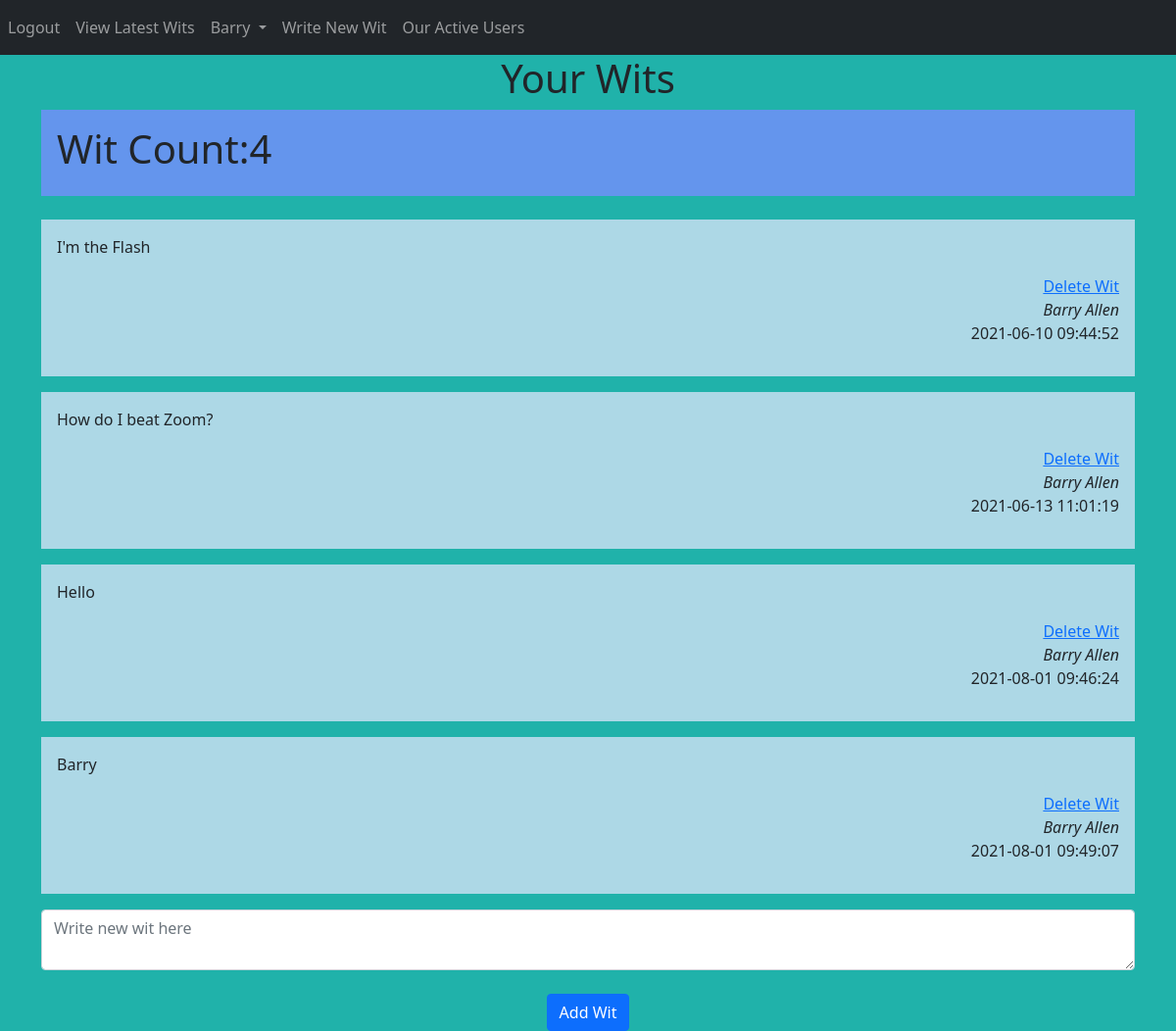
The page /writeBlog (signed in) on the database its author committed.
### Website/models.py (models this page shows)
class User(db.Model,UserMixin):
    id=db.Column(db.Integer,primary_key=True)
    email=db.Column(db.String(100),unique=True)
    phoneNumber=db.Column(db.String(10),unique=True)
    password=db.Column(db.String(100))
    firstName=db.Column(db.String(100))
    lastName=db.Column(db.String(100))
    blogs=db.relationship('Blog')

class Blog(db.Model):
      id=db.Column(db.Integer,primary_key=True)
      data=db.Column(db.String(10000))
      date=db.Column(db.DateTime(timezone=True),default=func.now())
      userId=db.Column(db.Integer,db.ForeignKey('user.id'))

### Website/views.py (the view, shortened to what this page needs)
@views.route("/writeBlog",methods=["GET","POST"])
def writeBlog():
    blogLength=len(current_user.blogs)
    return render_template("home.html",user=current_user,length=blogLength)

### Website/__init__.py (called while the page is built)
def createApp():
    app=Flask(__name__)
    app.config['SECRET_KEY']='adflsbvgaj'
    app.config['SQLALCHEMY_DATABASE_URI']=f'sqlite:///{DB_NAME}'
    db.init_app(app)
    from .views import views
    from .auth import auth
    app.register_blueprint(views,url_prefix='/')
    app.register_blueprint(auth,url_prefix='/')
    from .models import User,Blog
    createDB(app)
    login_manager=LoginManager()
    login_manager.login_view='views.welcome'
    login_manager.init_app(app)
    @login_manager.user_loader
    def loadUser(id):
         return User.query.get(int(id))
    return app

### Website/templates/home.html (shortened to what this page needs)
{% extends "base.html"%}
{% block content %}
<h1 align="center">Your Wits</h1>
<div class="card-body" style="background-color:cornflowerblue;">
    <h1>Wit Count:{{length}}</h1>
</div>
<br/>
<ul class="list-group list-group-flush">
{% for blog in user.blogs%}
<figure>
    <div class="card-body" style="background-color:lightblue;">
      <p>{{blog.data}}</p>
    <div align="right">
        <a href="/delete/{{user.id}}">Delete Wit</a>
        <br/>
        <cite align="right" title="Source Title">{{user.firstName + " "+ user.lastName}}</cite>
        <p>{{blog.date}}</p>
    </div>
      </div>
  </figure>
{% endfor %}
</ul>
<form method="POST">
    <textarea name="blog" id="blog" class="form-control" placeholder="Write new wit here"></textarea><br/>
    <div align="center">
        <button type="submit" class="btn btn-primary">Add Wit</button>
    </div>
</form>
{% endblock %}

### Website/templates/base.html (shortened to what this page needs)
<!DOCTYPE html>
<html>
<head>
    <link href="https://cdn.jsdelivr.net/npm/bootstrap@5.0.1/dist/css/bootstrap.min.css" rel="stylesheet">
</head>
<body style="background-color: lightseagreen;">
    <nav class="navbar navbar-expand-lg navbar-dark bg-dark">
          <div class="collapse navbar-collapse" id="navbar">
            <ul class="navbar-nav me-auto mb-2 mb-lg-0">
              <li class="nav-item">
                {% if user.is_authenticated%}
                <a class="nav-item nav-link" id="logout" href="/logout">Logout</a>
              </li>
              <li>
                <a class="nav-item nav-link" id="home" href="/">View Latest Wits</a>
              </li>
              <li class="nav-item dropdown">
                <a class="nav-link dropdown-toggle" href="#" id="navbarDropdown" role="button" data-bs-toggle="dropdown" aria-expanded="false">
                  {{user.firstName}}
                </a>
                <li>
                <a class="nav-item nav-link" id="viewblogs" href="/writeBlog">Write New Wit</a>
                </li>
                <li>
                  <a class="nav-item nav-link" id="viewblogs" href="/bloggers">Our Active Users</a>
                </li>
              </li>
        {%endif%}
      </nav>
      <div class="container">
          {%block content%}
          {%endblock%}
      </div>
</body>
</html>

### rows shown on the page
User: firstName "Barry", firstName+lastName "Barry Allen"
Blog: data "I'm the Flash", date "2021-06-10 09:44:52"
Blog: data "How do I beat Zoom?", date "2021-06-13 11:01:19"
Blog: data "Hello", date "2021-08-01 09:46:24"
Blog: data "Barry", date "2021-08-01 09:49:07"

### other values the page prints
{{ length }} "4"
